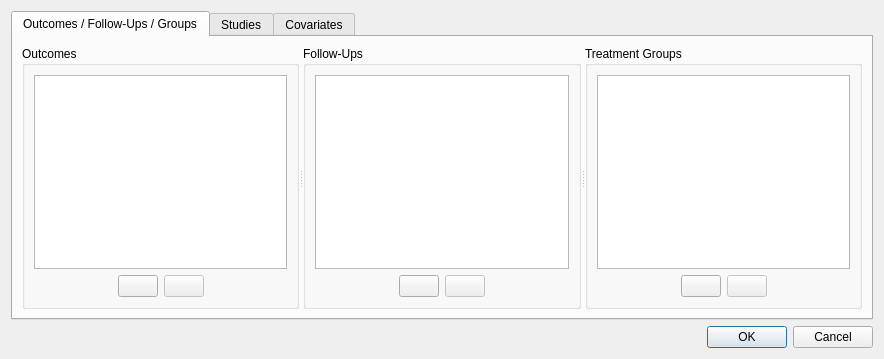
<?xml version="1.0" encoding="UTF-8"?>
<ui version="4.0">
 <class>edit_dialog</class>
 <widget class="QDialog" name="edit_dialog">
  <property name="geometry"><rect><x>0</x><y>0</y><width>0</width><height>0</height></rect></property>
  <property name="windowTitle"><string>Edit Dataset</string></property>
  <layout class="QVBoxLayout" name="verticalLayout">
   <item>
    <widget class="QTabWidget" name="edit_tab">
     <property name="currentIndex"><number>0</number></property>
     <widget class="QWidget" name="tab">
      <attribute name="title"><string>Outcomes / Follow-Ups / Groups</string></attribute>
      <layout class="QVBoxLayout" name="structureTabLayout">
       <item>
        <widget class="QSplitter" name="dataset_structure_splitter">
         <property name="orientation"><enum>Qt::Horizontal</enum></property>
         <property name="childrenCollapsible"><bool>false</bool></property>
         <widget class="QGroupBox" name="groupBox_2">
          <property name="title"><string>Outcomes</string></property>
          <layout class="QVBoxLayout" name="outcomesLayout">
           <item><widget class="QListView" name="outcome_list"><property name="alternatingRowColors"><bool>true</bool></property><property name="textElideMode"><enum>Qt::ElideNone</enum></property></widget></item>
           <item><layout class="QHBoxLayout" name="outcomeActions"><item><spacer name="outcomeLeftSpacer"><property name="orientation"><enum>Qt::Horizontal</enum></property><property name="sizeHint" stdset="0"><size><width>0</width><height>0</height></size></property></spacer></item><item><widget class="QPushButton" name="add_outcome_btn"><property name="toolTip"><string>Add outcome</string></property><property name="accessibleName"><string>Add outcome</string></property><property name="text"><string/></property><property name="icon"><iconset resource="../images/icons.qrc"><normaloff>:/icons/actions/add.svg</normaloff>:/icons/actions/add.svg</iconset></property></widget></item><item><widget class="QPushButton" name="remove_outcome_btn"><property name="enabled"><bool>false</bool></property><property name="toolTip"><string>Remove outcome</string></property><property name="accessibleName"><string>Remove outcome</string></property><property name="text"><string/></property><property name="icon"><iconset resource="../images/icons.qrc"><normaloff>:/icons/actions/remove.svg</normaloff>:/icons/actions/remove.svg</iconset></property></widget></item><item><spacer name="outcomeRightSpacer"><property name="orientation"><enum>Qt::Horizontal</enum></property><property name="sizeHint" stdset="0"><size><width>0</width><height>0</height></size></property></spacer></item></layout></item>
          </layout>
         </widget>
         <widget class="QGroupBox" name="grpbox_follow_ups">
          <property name="title"><string>Follow-Ups</string></property>
          <layout class="QVBoxLayout" name="followUpsLayout">
           <item><widget class="QListView" name="follow_up_list"><property name="alternatingRowColors"><bool>true</bool></property><property name="textElideMode"><enum>Qt::ElideNone</enum></property></widget></item>
           <item><layout class="QHBoxLayout" name="followUpActions"><item><spacer name="followUpLeftSpacer"><property name="orientation"><enum>Qt::Horizontal</enum></property><property name="sizeHint" stdset="0"><size><width>0</width><height>0</height></size></property></spacer></item><item><widget class="QPushButton" name="add_follow_up_btn"><property name="toolTip"><string>Add follow-up</string></property><property name="accessibleName"><string>Add follow-up</string></property><property name="text"><string/></property><property name="icon"><iconset resource="images/icons.qrc"><normaloff>:/icons/actions/add.svg</normaloff>:/icons/actions/add.svg</iconset></property></widget></item><item><widget class="QPushButton" name="remove_follow_up_btn"><property name="enabled"><bool>false</bool></property><property name="toolTip"><string>Remove follow-up</string></property><property name="accessibleName"><string>Remove follow-up</string></property><property name="text"><string/></property><property name="icon"><iconset resource="images/icons.qrc"><normaloff>:/icons/actions/remove.svg</normaloff>:/icons/actions/remove.svg</iconset></property></widget></item><item><spacer name="followUpRightSpacer"><property name="orientation"><enum>Qt::Horizontal</enum></property><property name="sizeHint" stdset="0"><size><width>0</width><height>0</height></size></property></spacer></item></layout></item>
          </layout>
         </widget>
         <widget class="QGroupBox" name="groupBox">
          <property name="title"><string>Treatment Groups</string></property>
          <layout class="QVBoxLayout" name="groupsLayout">
           <item><widget class="QListView" name="group_list"><property name="alternatingRowColors"><bool>true</bool></property><property name="textElideMode"><enum>Qt::ElideNone</enum></property></widget></item>
           <item><layout class="QHBoxLayout" name="groupActions"><item><spacer name="groupLeftSpacer"><property name="orientation"><enum>Qt::Horizontal</enum></property><property name="sizeHint" stdset="0"><size><width>0</width><height>0</height></size></property></spacer></item><item><widget class="QPushButton" name="add_group_btn"><property name="toolTip"><string>Add treatment group</string></property><property name="accessibleName"><string>Add treatment group</string></property><property name="text"><string/></property><property name="icon"><iconset resource="images/icons.qrc"><normaloff>:/icons/actions/add.svg</normaloff>:/icons/actions/add.svg</iconset></property></widget></item><item><widget class="QPushButton" name="remove_group_btn"><property name="enabled"><bool>false</bool></property><property name="toolTip"><string>Remove treatment group</string></property><property name="accessibleName"><string>Remove treatment group</string></property><property name="text"><string/></property><property name="icon"><iconset resource="images/icons.qrc"><normaloff>:/icons/actions/remove.svg</normaloff>:/icons/actions/remove.svg</iconset></property></widget></item><item><spacer name="groupRightSpacer"><property name="orientation"><enum>Qt::Horizontal</enum></property><property name="sizeHint" stdset="0"><size><width>0</width><height>0</height></size></property></spacer></item></layout></item>
          </layout>
         </widget>
        </widget>
       </item>
      </layout>
     </widget>
     <widget class="QWidget" name="tab_2">
      <attribute name="title"><string>Studies</string></attribute>
      <layout class="QVBoxLayout" name="verticalLayout_2">
       <item><widget class="QListView" name="study_list"><property name="alternatingRowColors"><bool>true</bool></property><property name="textElideMode"><enum>Qt::ElideNone</enum></property></widget></item>
       <item><layout class="QHBoxLayout" name="studyActions"><item><spacer name="studyActionSpacer"><property name="orientation"><enum>Qt::Horizontal</enum></property><property name="sizeHint" stdset="0"><size><width>0</width><height>0</height></size></property></spacer></item><item><widget class="QPushButton" name="add_study_btn"><property name="toolTip"><string>Add study</string></property><property name="accessibleName"><string>Add study</string></property><property name="text"><string/></property><property name="icon"><iconset resource="images/icons.qrc"><normaloff>:/icons/actions/add.svg</normaloff>:/icons/actions/add.svg</iconset></property></widget></item><item><widget class="QPushButton" name="remove_study_btn"><property name="enabled"><bool>false</bool></property><property name="toolTip"><string>Remove study</string></property><property name="accessibleName"><string>Remove study</string></property><property name="text"><string/></property><property name="icon"><iconset resource="images/icons.qrc"><normaloff>:/icons/actions/remove.svg</normaloff>:/icons/actions/remove.svg</iconset></property></widget></item></layout></item>
      </layout>
     </widget>
     <widget class="QWidget" name="tab_3">
      <attribute name="title"><string>Covariates</string></attribute>
      <layout class="QVBoxLayout" name="covariatesLayout">
       <item><widget class="QListView" name="covariate_list"><property name="alternatingRowColors"><bool>true</bool></property><property name="textElideMode"><enum>Qt::ElideNone</enum></property></widget></item>
       <item><layout class="QHBoxLayout" name="covariateActions"><item><spacer name="covariateActionSpacer"><property name="orientation"><enum>Qt::Horizontal</enum></property><property name="sizeHint" stdset="0"><size><width>0</width><height>0</height></size></property></spacer></item><item><widget class="QPushButton" name="add_covariate_btn"><property name="toolTip"><string>Add covariate</string></property><property name="accessibleName"><string>Add covariate</string></property><property name="text"><string/></property><property name="icon"><iconset resource="images/icons.qrc"><normaloff>:/icons/actions/add.svg</normaloff>:/icons/actions/add.svg</iconset></property></widget></item><item><widget class="QPushButton" name="remove_covariate_btn"><property name="enabled"><bool>false</bool></property><property name="toolTip"><string>Remove covariate</string></property><property name="accessibleName"><string>Remove covariate</string></property><property name="text"><string/></property><property name="icon"><iconset resource="images/icons.qrc"><normaloff>:/icons/actions/remove.svg</normaloff>:/icons/actions/remove.svg</iconset></property></widget></item></layout></item>
      </layout>
     </widget>
    </widget>
   </item>
   <item><widget class="QDialogButtonBox" name="buttonBox"><property name="orientation"><enum>Qt::Horizontal</enum></property><property name="standardButtons"><set>QDialogButtonBox::Cancel|QDialogButtonBox::Ok</set></property></widget></item>
  </layout>
 </widget>
 <tabstops><tabstop>edit_tab</tabstop><tabstop>outcome_list</tabstop><tabstop>add_outcome_btn</tabstop><tabstop>remove_outcome_btn</tabstop><tabstop>follow_up_list</tabstop><tabstop>add_follow_up_btn</tabstop><tabstop>remove_follow_up_btn</tabstop><tabstop>group_list</tabstop><tabstop>add_group_btn</tabstop><tabstop>remove_group_btn</tabstop><tabstop>study_list</tabstop><tabstop>add_study_btn</tabstop><tabstop>remove_study_btn</tabstop><tabstop>covariate_list</tabstop><tabstop>add_covariate_btn</tabstop><tabstop>remove_covariate_btn</tabstop></tabstops>
 <resources><include location="../images/icons.qrc"/></resources>
 <connections><connection><sender>buttonBox</sender><signal>accepted()</signal><receiver>edit_dialog</receiver><slot>accept()</slot></connection><connection><sender>buttonBox</sender><signal>rejected()</signal><receiver>edit_dialog</receiver><slot>reject()</slot></connection></connections>
</ui>
